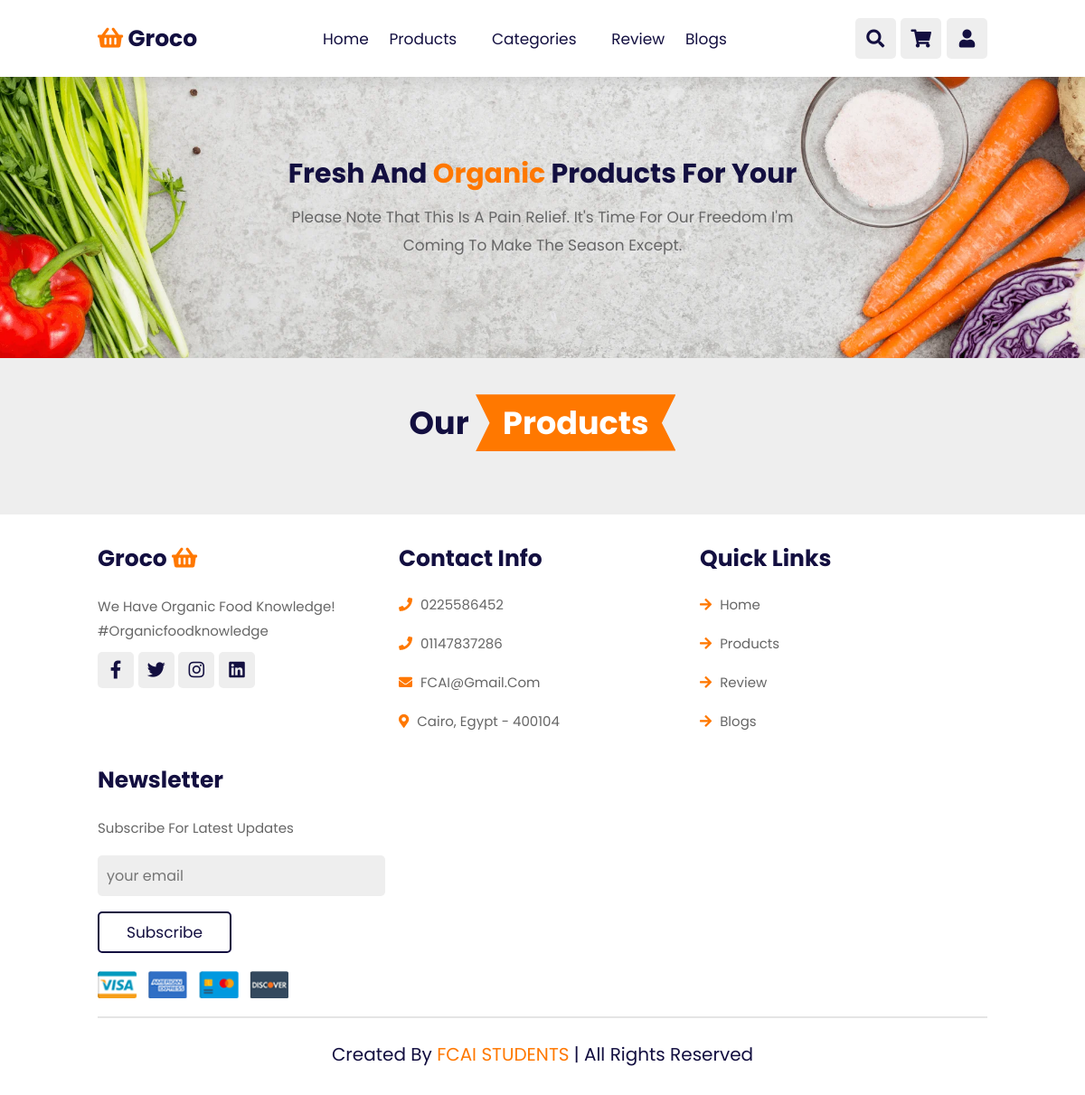
Before: /products/ with the older database file.
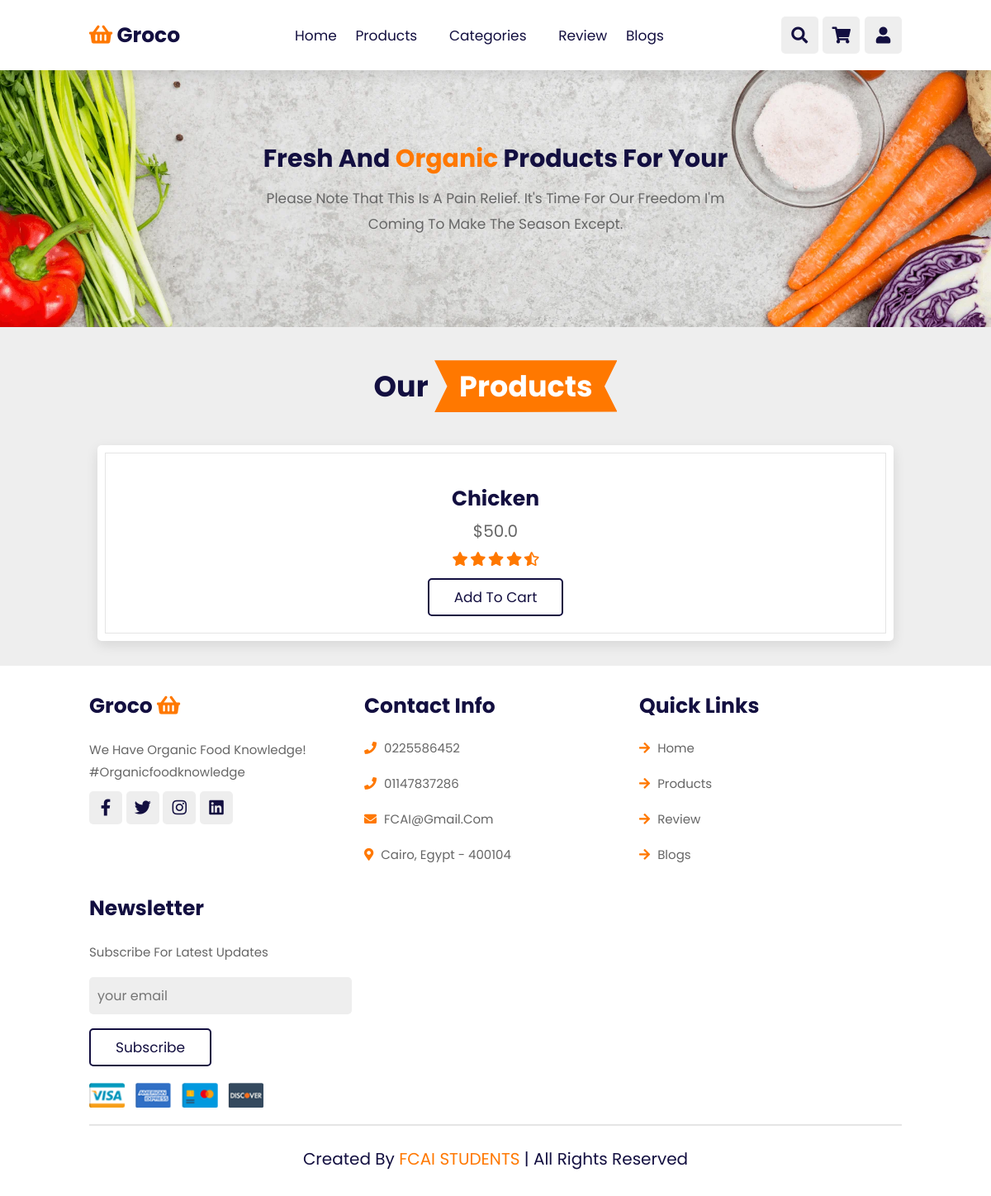
After: the same page with the newer database file.
### product/models.py (models this page shows, shortened)
class Product(models.Model):
    name = models.CharField(max_length=225)
    description = models.TextField()
    price = models.FloatField()
    weight = models.FloatField()
    sku = models.CharField(max_length=30, unique=True)
    stock = models.PositiveBigIntegerField()
    brand = models.ForeignKey('Brand', on_delete=models.CASCADE, null=True)
    category = models.ForeignKey('Category', on_delete=models.CASCADE)
    image = models.ImageField(upload_to="product images", blank=True)
    rate = models.Avg()
    slug = models.SlugField(max_length=40)
    def __str__(self):
        return self.name

### product/views.py (the view)
# urls.py: path('', views.all_products, name="all_products"),
def all_products(request):
    products = Product.objects.all()
    print(products)
    return render(request, "product/products.html", {'products': products})

### templates/product/products.html (shortened to what this page needs)
{% extends "account/base.html" %}
{% load static %}
{% load account %}
{% block head %}
    <link rel="stylesheet" href="https://unpkg.com/swiper@7/swiper-bundle.min.css"/>
    <link rel="stylesheet" href="https://cdnjs.cloudflare.com/ajax/libs/font-awesome/5.15.4/css/all.min.css">
    <link rel="stylesheet" href="{% static "product/style2.css" %}">
{% endblock head %}
{% block content %}
    <header class="header">
        <a href="#" class="logo"> <i class="fas fa-shopping-basket"></i> groco </a>
        <nav class="navbar">
            <a href="{% url 'landing' %}">home</a>
            <a href="#products">products</a>
            <div class="dropdown">
                <a onclick="myFunction()" class="dropbtn">categories</a>
            </div>
            <a href="#">review</a>
            <a href="#">blogs</a>
        </nav>
        <div class="icons">
            <div class="fas fa-search" id="search-btn"></div>
            <div class="fas fa-shopping-cart" id="cart-btn"></div>
            <div class="fas fa-user" id="login-btn"></div>
        </div>
    </header>
    <section class="home" id="home">
        <div class="content">
            <h3>fresh and <span>organic</span> products for your</h3>
            <p>Please note that this is a pain relief. It's Time for Our Freedom I'm Coming To Make The Season
                Except.</p>
        </div>
    </section>
    <section class="products" id="products">
        <h1 class="heading"> our <span>products</span></h1>
        <div class="product-slider">
                {% for product in products %}
                    <div class="box col-md-3">
                        <a href="{{ product.slug }}"><h3>{{ product.name }}</h3></a>
                        <div class="price"> ${{ product.price }}</div>
                        <div class="stars">
                            <i class="fas fa-star"></i>
                            <i class="fas fa-star"></i>
                            <i class="fas fa-star"></i>
                            <i class="fas fa-star"></i>
                            <i class="fas fa-star-half-alt"></i>
                        </div>
                        <a href="{% url "product:add_product_to_checkout" product.id %}" class="btn">add to cart</a>
                </div>
                {% endfor %}
        </div>
    </section>
    <section class="footer">
        <div class="box-container">
            <div class="box">
                <h3> groco <i class="fas fa-shopping-basket"></i></h3>
                <p>We have organic food knowledge! #organicfoodknowledge</p>
                <div class="share">
                    <a href="#" class="fab fa-facebook-f"></a>
                    <a href="#" class="fab fa-twitter"></a>
                    <a href="#" class="fab fa-instagram"></a>
                    <a href="#" class="fab fa-linkedin"></a>
                </div>
            </div>
            <div class="box">
                <h3>contact info</h3>
                <a href="#" class="links"> <i class="fas fa-phone"></i> 0225586452 </a>
                <a href="#" class="links"> <i class="fas fa-phone"></i> 01147837286 </a>
                <a href="#" class="links"> <i class="fas fa-envelope"></i> FCAI@gmail.com </a>
                <a href="#" class="links"> <i class="fas fa-map-marker-alt"></i> Cairo, Egypt - 400104 </a>
            </div>
            <div class="box">
                <h3>quick links</h3>
                <a href="{% url 'landing' %}" class="links"> <i class="fas fa-arrow-right"></i> home </a>
                <a href="{% url 'product:all_products' %}" class="links"> <i class="fas fa-arrow-right"></i> products
                </a>
                <a href="{% url 'landing' %}#review" class="links"> <i class="fas fa-arrow-right"></i> review </a>
                <a href="{% url 'landing' %}#blogs" class="links"> <i class="fas fa-arrow-right"></i> blogs </a>
            </div>
            <div class="box">
                <h3>newsletter</h3>
                <p>subscribe for latest updates</p>
                <input type="email" placeholder="your email" class="email">
                <input type="submit" value="subscribe" class="btn">
                <img src="{% static "images/payment.png" %}" class="payment-img" alt="">
            </div>
        </div>
        <div class="credit"> created by <span> FCAI STUDENTS</span> | all rights reserved</div>
    </section>
{% endblock content %}

### templates/account/base.html (shortened to what this page needs)
<!DOCTYPE html>
<head>
    {% block head %}
    {% endblock head %}
    <link rel="stylesheet" href="https://unicons.iconscout.com/release/v4.0.0/css/line.css">
</head>
<body>
{% block body %}
    {% block content %}
    {% endblock %}
{% endblock %}
</body>

### assets/product/style2.css (style rules this page uses)
* { font-family: 'Poppins', sans-serif; margin: 0; padding: 0; box-sizing: border-box; outline: none; border: none; text-decoration: none; text-transform: capitalize; transition: all .2s linear; }
body { background: #eee; }
section { padding: 2rem 9%; }
.heading { text-align: center; padding: 2rem 0; padding-bottom: 3rem; font-size: 3.5rem; color: var(--black); }
.heading span { background: var(--orange); color: #fff; display: inline-block; padding: .5rem 3rem; clip-path: polygon(100% 0, 93% 50%, 100% 99%, 0% 100%, 7% 50%, 0% 0%); }
.btn { margin-top: 1rem; display: inline-block; padding: .8rem 3rem; font-size: 1.7rem; border-radius: .5rem; border: .2rem solid var(--black); color: var(--black); cursor: pointer; background: none; }
.header { position: fixed; top: 0; left: 0; right: 0; z-index: 1000; display: flex; align-items: center; justify-content: space-between; padding: 2rem 9%; background: #fff; box-shadow: var(--box-shadow); }
.header .logo { font-size: 2.5rem; font-weight: bolder; color: var(--black); }
.header .logo i { color: var(--orange); }
.header .navbar a { font-size: 1.7rem; margin: 0 1rem; color: var(--black); }
.header .icons div { height: 4.5rem; width: 4.5rem; line-height: 4.5rem; border-radius: .5rem; background: #eee; color: var(--black); font-size: 2rem; margin-left: .3rem; cursor: pointer; text-align: center; }
.home { display: flex; align-items: center; justify-content: center; background: url(../food/image/banner-bg.webp) no-repeat; background-position: center; background-size: cover; padding-top: 17rem; padding-bottom: 10rem; }
.home .content { text-align: center; width: 60rem; }
.home .content h3 { color: var(--black); font-size: 3rem; }
.home .content h3 span { color: var(--orange); }
.home .content p { color: var(--light-color); font-size: 1.7rem; padding: 1rem 0; line-height: 1.8; }
.products .product-slider { padding: 1rem; }
.products .product-slider .box { background: #fff; border-radius: .5rem; text-align: center; padding: 3rem 2rem; outline-offset: -1rem; outline: var(--outline); box-shadow: var(--box-shadow); transition: .2s linear; }
.products .product-slider .box h3 { font-size: 2.5rem; color: var(--black); }
.products .product-slider .box .price { font-size: 2rem; color: var(--light-color); padding: .5rem 0; }
.products .product-slider .box .stars i { font-size: 1.7rem; color: var(--orange); padding: .5rem 0; }
.footer { background: #fff; }
.footer .box-container { display: grid; grid-template-columns: repeat(auto-fit, minmax(25rem, 1fr)); gap: 1.5rem; }
.footer .box-container .box h3 { font-size: 2.5rem; color: var(--black); padding: 1rem 0; }
.footer .box-container .box h3 i { color: var(--orange); }
.footer .box-container .box .links { display: block; font-size: 1.5rem; color: var(--light-color); padding: 1rem 0; }
.footer .box-container .box .links i { color: var(--orange); padding-right: .5rem; }
.footer .box-container .box p { line-height: 1.8; font-size: 1.5rem; color: var(--light-color); padding: 1rem 0; }
.footer .box-container .box .share a { height: 4rem; width: 4rem; line-height: 4rem; border-radius: .5rem; font-size: 2rem; color: var(--black); margin-right: .2rem; background: #eee; text-align: center; }
.footer .box-container .box .email { width: 100%; margin: .7rem 0; padding: 1rem; border-radius: .5rem; background: #eee; font-size: 1.6rem; color: var(--black); text-transform: none; }
.footer .box-container .box .payment-img { margin-top: 2rem; height: 3rem; display: block; }
.footer .credit { text-align: center; margin-top: 2rem; padding: 1rem; padding-top: 2.5rem; font-size: 2rem; color: var(--black); border-top: var(--border); }
.footer .credit span { color: var(--orange); }
.dropbtn { color: white; padding: 16px; font-size: 16px; border: none; cursor: pointer; }
.dropdown { position: relative; display: inline-block; }

Changed rows visible on the page:
added Product: name "Chicken", price "50.0"
